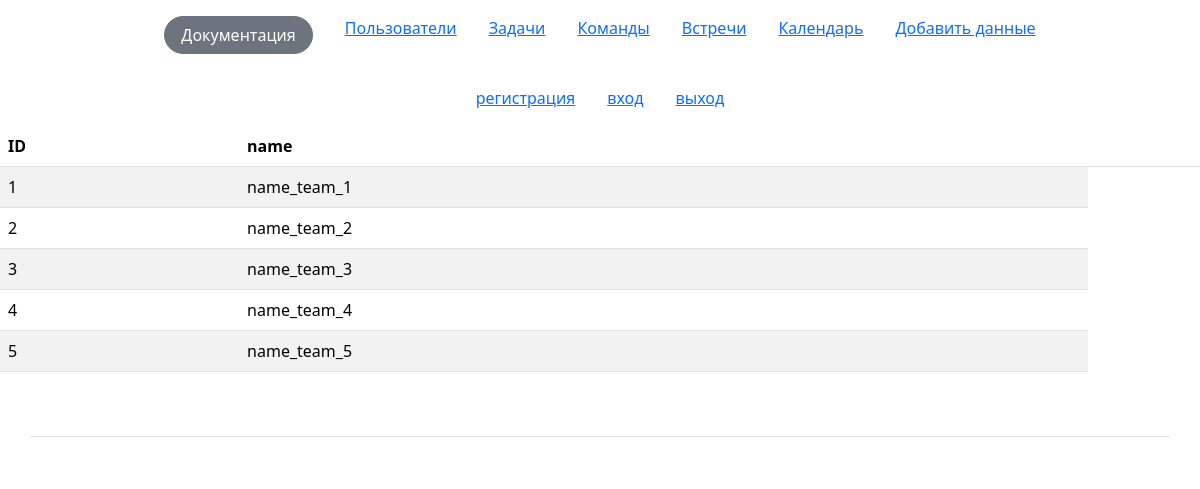
The app's page /teams, older data.
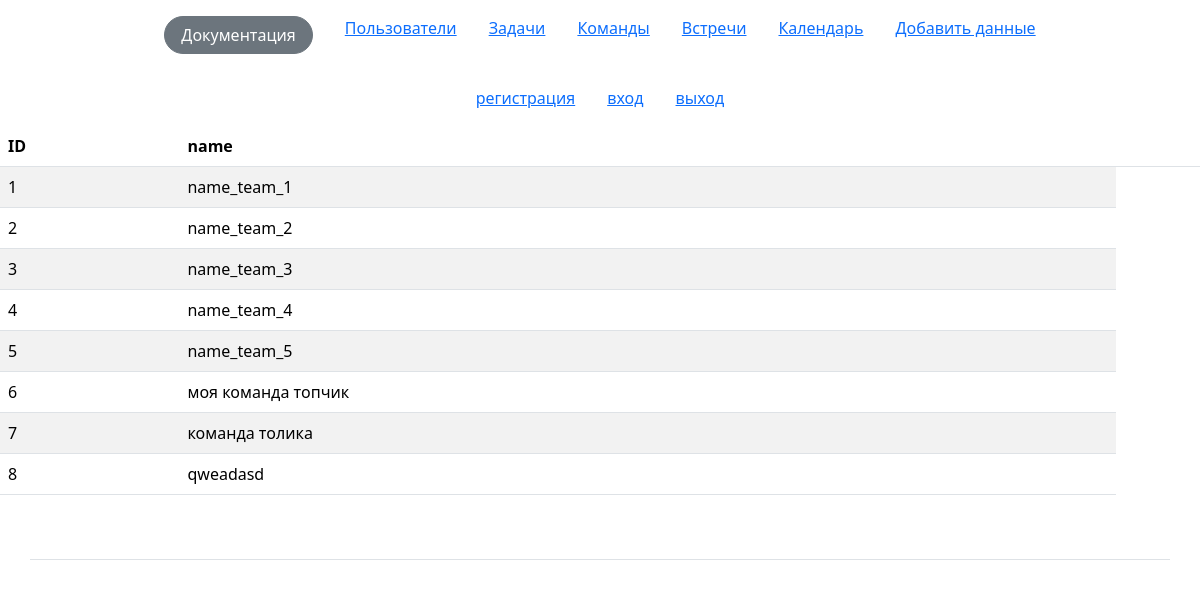
The same page, newer data.
### app/teams/models.py (models this page shows)
class TeamModel(Base):
    __tablename__ = 'teams'
    id = Column(Integer, primary_key=True, index=True)
    name = Column(String, unique=True)

### app/teams/router.py (the view)
@router.get("/teams", response_model=List[TeamSchema])
async def get_teams(request: Request, db: Session = Depends(get_db)):
    teams_data = db.query(TeamModel).all()
    return templates.TemplateResponse(
        request=request, name="teams/teams.html", context={"teams_data": teams_data}
    )

### app/templates/teams/teams.html
{% extends 'base.html' %}
{% block content %}
        <div class="container">
        <header class="d-flex justify-content-center py-3 ">
          <ul class="nav nav-pills">
            <li class="nav-item px-3"><a href="/register-form/">регистрация</a></li>
            <li class="nav-item px-3"><a href="/login-form/">вход</a></li>
            <li class="nav-item px-3"><a href="/logout/">выход</a></li>
          </ul>
        </header>
      </div>
<table class="table table-striped">
    <thead>
      <tr>
        <th>ID</th>
        <th>name</th>
        <th></th>
      </tr>
    </thead>
    <tbody>
      {% for team in teams_data %}
        <tr>
          <td>{{ team.id }}</td>
          <td>{{ team.name }}</td>
        </tr>
      {% endfor %}
    </tbody>
  </table>
{% endblock %}

Row changes from the older to the newer data that the page shows:
added TeamModel: id "6", name "моя команда топчик"
added TeamModel: id "7", name "команда толика"
added TeamModel: id "8", name "qweadasd"
